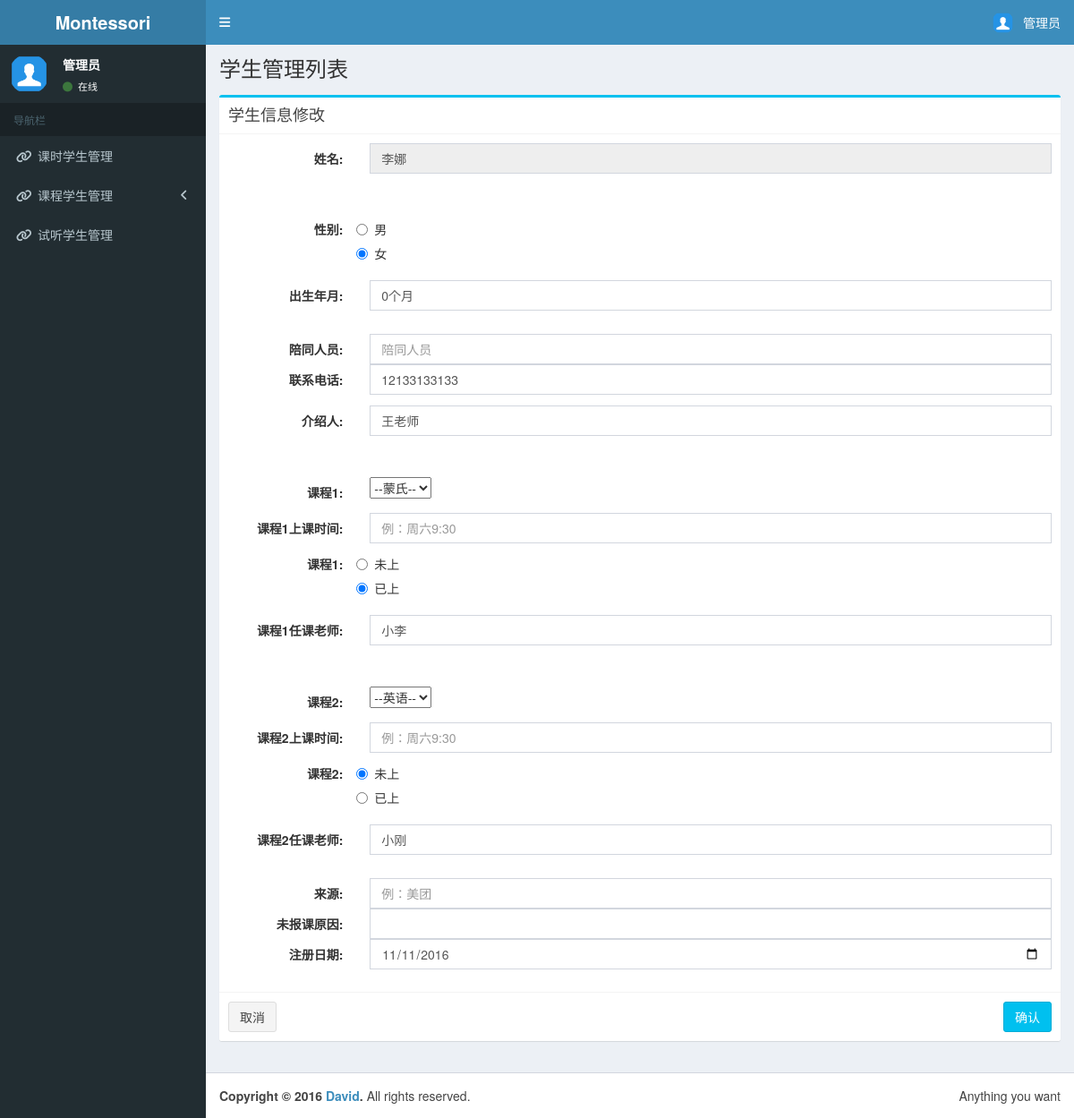
The app's page /tryModification/李娜 (signed in) with its own data.
### managesystem/models.py (models this page shows, shortened)
class TryStudent(models.Model):
    username = models.CharField(max_length=200)
    sex = models.CharField(max_length=200)
    phone_num = models.CharField(max_length=200)
    contact = models.CharField(max_length=200)
    try_class_one = models.CharField(max_length=200,null=False,default="蒙氏")
    try_class_one_state = models.CharField(max_length=200,null=False,default="未上")
    class_one_teacher = models.CharField(max_length=200)
    try_class_two = models.CharField(max_length=200, null=False, default="蒙氏")
    try_class_two_state = models.CharField(max_length=200, null=False, default="未上")
    class_two_teacher = models.CharField(max_length=200)
    register_date = models.DateField(default="2016-11-11")
    accompany_username = models.CharField(max_length=200, default="")
    try_class_one_time = models.CharField(max_length=200, default="")
    try_class_two_time = models.CharField(max_length=200, default="")
    source = models.CharField(max_length=200, default="")
    unRegister_reason = models.CharField(max_length=200, default="")
    birth_date = models.CharField(max_length=200, default="0个月")

### managesystem/views.py (called while the page is built, shortened)
def TryModification(request, username):
    if request.user.is_authenticated():
        currentStudent = TryStudent.objects.get(username=username)
        return render_to_response("modification/tryModification.html", {"currentStudent": currentStudent})
    else:
        return HttpResponseRedirect('/')

### templates/modification/tryModification.html (shortened to what this page needs)
{% load staticfiles %}
<!DOCTYPE html>
<html xmlns="http://www.w3.org/1999/html" xmlns="http://www.w3.org/1999/html">
<head>
  <link rel="stylesheet" href="{% static "bootstrap/css/bootstrap.min.css"%}">
  <link rel="stylesheet" href="https://cdnjs.cloudflare.com/ajax/libs/font-awesome/4.5.0/css/font-awesome.min.css">
  <link rel="stylesheet" href="https://cdnjs.cloudflare.com/ajax/libs/ionicons/2.0.1/css/ionicons.min.css">
  <link rel="stylesheet" href="{% static "dist/css/AdminLTE.min.css"%}">
  <link rel="stylesheet" href="{% static "dist/css/skins/skin-blue.min.css"%}">
</head>
<body class="hold-transition skin-blue sidebar-mini">
<div class="wrapper">
  <header class="main-header">
    <a href="http://127.0.0.1:8001/homepage/" class="logo">
      <span class="logo-lg"><b>Montessori</b></span>
    </a>
    <nav class="navbar navbar-static-top" role="navigation">
      <a href="#" class="sidebar-toggle" data-toggle="offcanvas" role="button">
      </a>
      <div class="navbar-custom-menu">
        <ul class="nav navbar-nav">
          <li class="dropdown user user-menu">
            <a href="#" class="dropdown-toggle" data-toggle="dropdown">
              <img src="{% static "dist/img/user2-160x160.jpg" %}" class="user-image" alt="User Image">
              <span class="hidden-xs">管理员</span>
            </a>
          </li>
        </ul>
      </div>
    </nav>
  </header>
  <aside class="main-sidebar">
    <section class="sidebar">
      <div class="user-panel">
        <div class="pull-left image">
          <img src="{% static "dist/img/user2-160x160.jpg" %}" class="img-circle" alt="User Image">
        </div>
        <div class="pull-left info">
          <p>管理员</p>
          <a href="#"><i class="fa fa-circle text-success"></i> 在线</a>
        </div>
      </div>
      <ul class="sidebar-menu">
        <li class="header">导航栏</li>
        <li><a href="/homepage/hoursList/"><i class="fa fa-link"></i> <span>课时学生管理</span></a></li>
        <li class="treeview">
          <a href="#"><i class="fa fa-link"></i> <span>课程学生管理</span>
            <span class="pull-right-container">
              <i class="fa fa-angle-left pull-right"></i>
            </span>
          </a>
        </li>
        <li class="treeview"><a href="/homepage/tryList/"><i class="fa fa-link"></i> <span>试听学生管理</span></a></li>
      </ul>
    </section>
  </aside>
  <div class="content-wrapper">
    <section class="content-header">
      <h1>
        学生管理列表
      </h1>
    </section>
    <section class="content">
          <div class="box box-info">
            <div class="box-header with-border">
              <h3 class="box-title">学生信息修改</h3>
            </div>
            <form class="form-horizontal" action="" method="post">
              <div class="box-body">
                <div class="form-group">
                  <label for="username" class="col-sm-2 control-label">姓名:</label>
                  <div class="col-sm-10">
                    <input type="text" class="form-control" name="username" placeholder="姓名" value="{{ currentStudent.username }}" disabled>
                  </div>
                </div>
                  <label for="sex" class="col-sm-2 control-label">&nbsp;&nbsp;</label>
                  <p style="color: red">&nbsp;&nbsp;&nbsp;{{ errors }}</p>
                <div class="form-group">
                    <label for="sex" class="col-sm-2 control-label">性别:</label>
                  <div class="radio">
                    <label>
                      <input type="radio" name="sex" id="male" value="男" checked>
                      男
                    </label>
                  </div>
                    <label for="sex" class="col-sm-2 control-label">&nbsp;&nbsp;</label>
                  <div class="radio">
                    <label>
                      <input type="radio" name="sex" id="female" value="女">
                      女
                    </label>
                  </div>
                    <label for="birth_date" class="col-sm-2 control-label">出生年月:</label>
                  <div class="col-sm-10">
                    <input type="text" class="form-control" name="birth_date" placeholder="例：20个月" value="{{ currentStudent.birth_date }}">
                  </div>
                    <label for="accompany" class="col-sm-2 control-label">陪同人员:</label>
                  <div class="col-sm-10">
                    <input type="text" class="form-control" name="accompany" placeholder="陪同人员" value="{{ currentStudent.accompany_username }}">
                  </div>
                  <label for="phone_num" class="col-sm-2 control-label">联系电话:</label>
                  <div class="col-sm-10">
                    <input type="tel" class="form-control" name="phone_num" placeholder="电话" maxlength="11" value="{{ currentStudent.phone_num }}">
                  </div>
                  <label for="contact" class="col-sm-2 control-label">介绍人:</label>
                  <div class="col-sm-10">
                    <input type="text" class="form-control" name="contact" placeholder="介绍人" value="{{ currentStudent.contact }}">
                  </div>
                  <label for="class_one" class="col-sm-2 control-label">课程1:</label>
                    <div class="col-sm-10">
                      <select class="form_control" name="class_one" >
                          <option value="{{ currentStudent.try_class_one }}">--{{ currentStudent.try_class_one }}--</option>
                      </select>
                    </div>
                    <label for="one_class_time" class="col-sm-2 control-label">课程1上课时间:</label>
                  <div class="col-sm-10">
                    <input type="text" class="form-control" name="one_class_time" placeholder="例：周六9:30" value="{{ currentStudent.try_class_one_time }}">
                  </div>
                     <label for="hasDoneOne" class="col-sm-2 control-label">课程1:</label>
                  <div class="radio">
                    <label>
                      <input type="radio" name="hasDoneOne" id="undoOne" value="未上" checked>
                      未上
                    </label>
                  </div>
                    <label for="hasDoneOne" class="col-sm-2 control-label">&nbsp;&nbsp;</label>
                  <div class="radio">
                    <label>
                      <input type="radio" name="hasDoneOne" id="doOne" value="已上">
                      已上
                    </label>
                  </div>
                  <label for="classOneTeacher" class="col-sm-2 control-label">课程1任课老师:</label>
                  <div class="col-sm-10">
                    <input type="text" class="form-control" name="classOneTeacher" placeholder="老师姓名" value="{{ currentStudent.class_one_teacher }}">
                  </div>
                  <label for="class_two" class="col-sm-2 control-label">课程2:</label>
                    <div class="col-sm-10">
                      <select class="form_control" name="class_two" >
                        <option value="{{ currentStudent.try_class_two }}">--{{ currentStudent.try_class_two }}--</option>
                      </select>
                    </div>
                    <label for="two_class_time" class="col-sm-2 control-label">课程2上课时间:</label>
                  <div class="col-sm-10">
                    <input type="text" class="form-control" name="two_class_time" placeholder="例：周六9:30" value="{{ currentStudent.try_class_two_time }}">
                  </div>
                    <label for="hasDoneTwo" class="col-sm-2 control-label">课程2:</label>
                  <div class="radio">
                    <label>
                      <input type="radio" name="hasDoneTwo" id="undoTwo" value="未上" checked>
                      未上
                    </label>
                  </div>
                    <label for="hasDoneTwo" class="col-sm-2 control-label">&nbsp;&nbsp;</label>
                  <div class="radio">
                    <label>
                      <input type="radio" name="hasDoneTwo" id="doTwo" value="已上">
                      已上
                    </label>
                  </div>
                  <label for="classTwoTeacher" class="col-sm-2 control-label">课程2任课老师:</label>
                  <div class="col-sm-10">
                    <input type="text" class="form-control" name="classTwoTeacher" placeholder="老师姓名" value="{{ currentStudent.class_two_teacher }}">
                  </div>
                    <label for="source" class="col-sm-2 control-label">来源:</label>
                  <div class="col-sm-10">
                    <input type="text" class="form-control" name="source" placeholder="例：美团" value="{{ currentStudent.source }}">
                  </div>
                    <label for="unregister_reason" class="col-sm-2 control-label">未报课原因:</label>
                  <div class="col-sm-10">
                    <input type="text" class="form-control" name="unregister_reason" placeholder="" value="{{ currentStudent.unRegister_reason }}">
                  </div>
                    <label for="birth_date" class="col-sm-2 control-label">注册日期:</label>
                    <div class="col-sm-10">
                        <input type="date" class="form-control" id="datepicker" name="register_date" value="{{ currentStudent.register_date |date:"Y-m-d"}}">
                    </div>
                </div>
              </div>
              <div class="box-footer">
                <button type="button" class="btn btn-default" onclick="cancel()">取消</button>
                <button type="submit" class="btn btn-info pull-right">确认</button>
              </div>
            </form>
          </div>
    </section>
  </div>
  <footer class="main-footer">
    <div class="pull-right hidden-xs">
      Anything you want
    </div>
    <strong>Copyright &copy; 2016 <a href="#">David</a>.</strong> All rights reserved.
  </footer>
</div>
</body>
</html>

### records on screen
TryStudent: username "李娜", birth_date "0个月", phone_num "12133133133", contact "王老师", classOneTeacher "小李", classTwoTeacher "小刚", register_date "11/11/2016"
